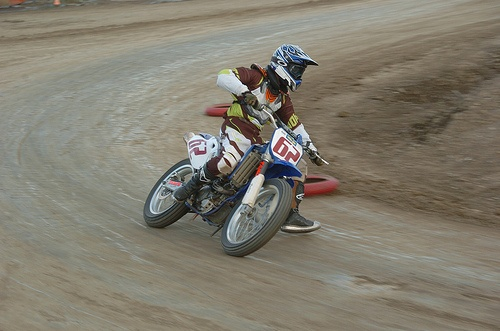
//> input picture images/bike.jpg, 500 x 331 px, given in place of bus.jpg, which was not available
$ ./Source   (built with g++ and OpenCV 4)
//> lines starting //> are read from the running program, lines starting //| are printed output that depends on the picture; after the words box and inside, x2 and y2 are one past the last pixel; in counts of white or black regions, pixels touching at a corner belong together; pictures that were not available may be replaced by others from this repository, and a replacement may not be noted
#include <opencv2/opencv.hpp>
#include <opencv2/core/core.hpp>
#include <opencv2/core/Mat.hpp>
#include "opencv2/imgproc/imgproc.hpp"
#include <opencv2/highgui/highgui.hpp>
#include <iostream>

using namespace std;
using namespace cv;

// [152 lines left out: functions exo1, exo2, exo3, exo4, exo5, exo6 and 1 more, not called in this run]

void exo8() // Appariement d'images
{
	Mat img_source = imread("images/bus.jpg");
//> img_source is the input picture: 331 rows x 500 cols, CV_8UC3; mean B, G, R 111.3, 124.7, 129.5
	if (img_source.empty())
		cout << "Cette image est vide !" << endl;
	Mat img_source_modele = imread("images/bus_template.png");
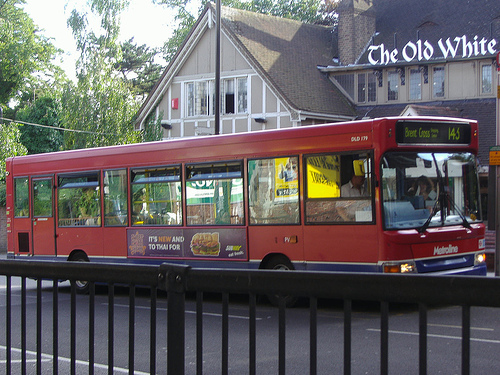
//> input picture images/bus2.jpg, 500 x 375 px, given in place of bus_template.png, which was not available
//> img_source_modele is the input picture: 375 rows x 500 cols, CV_8UC3; mean B, G, R 98.9, 97.9, 103.2
	if (img_source_modele.empty())
		cout << "Cette image est vide !" << endl;

	Mat img_resultat;

	double minVal;
	double maxVal;
	Point minLoc;
	Point maxLoc;

	matchTemplate(img_source, img_source_modele, img_resultat, TM_SQDIFF_NORMED);
//> img_resultat = 45 values, max 0.346 at index 8, min 0.321 at index 44, mean 0.337
	minMaxLoc(img_resultat, &minVal, &maxVal, &minLoc, &maxLoc, Mat());
//> minVal = 0.321; maxVal = 0.346; minLoc = Point(0, 44); maxLoc = Point(0, 8)
	rectangle(img_source, minLoc, Point(minLoc.x + img_source_modele.cols, minLoc.y + img_source_modele.rows), Scalar::all(0), 2, 8, 0);
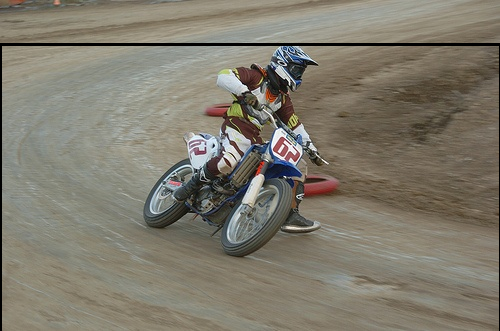
//> img_source: 331 rows x 500 cols, CV_8UC3; 1.42% of pixels changed, all inside (x1, y1, x2, y2) = (0, 43, 500, 331)

	imshow("image_source", img_source);
	imshow("image_source_modele", img_source_modele);
	imshow("matchTemplate", img_resultat);
	waitKey(0);
	destroyAllWindows();
}

void exo9() // Détection de contours
{
	Mat img_source = imread("images/porsche.jpg");
	if (img_source.empty())
		cout << "Cette image est vide !" << endl;

	Mat img_source_gray;
	cvtColor(img_source, img_source_gray, COLOR_BGR2GRAY);
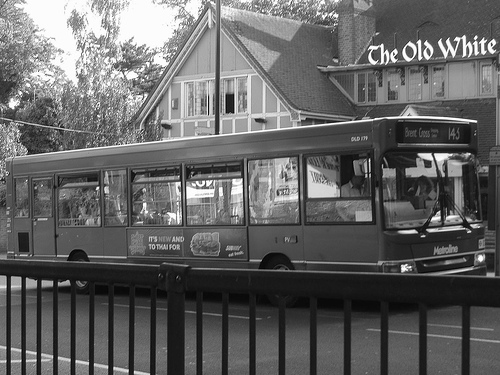
//> img_source_gray: 375 rows x 500 cols, CV_8UC1; min 1, max 255, mean 99.6

	Mat img_resultat;
	Canny(img_source, img_resultat, 100, 200);
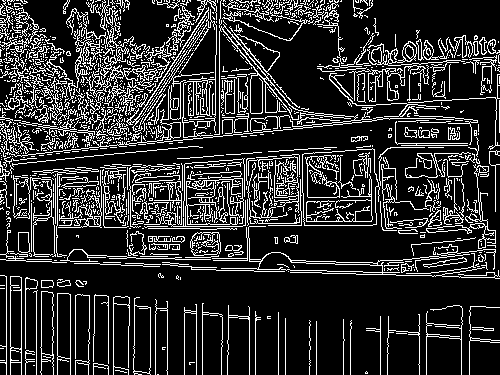
//> img_resultat: 375 rows x 500 cols, CV_8UC1; 18.1% white in thin lines or dots

	vector<vector<Point> > contours;
	vector<Vec4i> hierarchy;
	findContours(img_resultat, contours, hierarchy, RETR_TREE, CHAIN_APPROX_SIMPLE, Point(0, 0));
//> contours = 1560 contours, 1397 with area under 20; largest, box (x1, y1, x2, y2) and area: (302, 148, 380, 226) 5382, (302, 148, 379, 226) 5378, (5, 7, 454, 157) 1855, (212, 226, 500, 279) 1384, (182, 79, 216, 126) 1288

	// Tracer les contours trouvés
	RNG rng(12345);
	Mat drawing = Mat::zeros(img_resultat.size(), CV_8UC3);
	for (int i = 0; i < contours.size(); i++)
	{
		Scalar color = Scalar(rng.uniform(0, 255), rng.uniform(0, 255), rng.uniform(0, 255));
		drawContours(drawing, contours, i, color, 2, 8, hierarchy, 0, Point());
	}
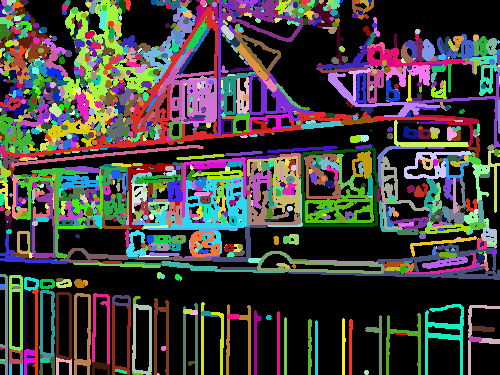
//> drawing: 375 rows x 500 cols, CV_8UC3; mean B, G, R 61.1, 63.7, 66.9

	imshow("image_source", img_source);
	imshow("image_source_grise", img_source_gray);
	imshow("matchTemplate", img_resultat);
	imshow("contours", drawing);
	waitKey(0);
	destroyAllWindows();
}

void exo10() // Enveloppe convexe
{
	// In progress
	Mat image(Size(500, 500), CV_32F);
	while (1)
	{
//> (the run ends here: the time limit is reached, at `vector<vector<Point> > points;`)
